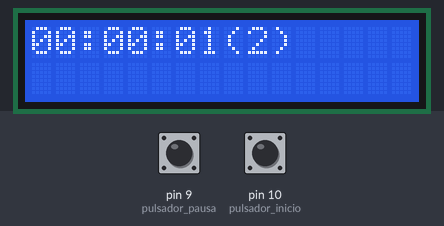
Simulated run of this sketch. Board: Arduino Uno, built with avr-gcc and run on an emulated ATmega328P. Shown: 16×2 character LCD. Inputs (shaded band) come from the test bench; at power-on: pin 10 (pulsador_inicio) LOW, pin 9 (pulsador_pausa) LOW.

Above: at 1.25 s.
1.3 s: pin 10 (pulsador_inicio) pulled HIGH for 0.15 s
At 1.55 s:
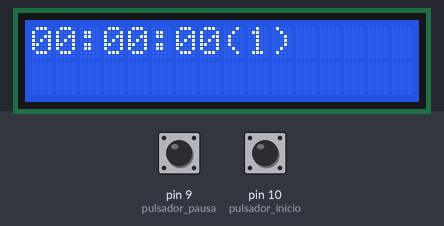
2.0 s: pin 9 (pulsador_pausa) pulled HIGH for 0.15 s
3.6 s: pin 9 (pulsador_pausa) pulled HIGH for 1 s
At 4.65 s:
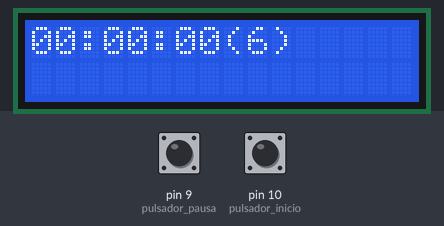
5.2 s: pin 10 (pulsador_inicio) pulled HIGH for 1 s
At 6.0 s:
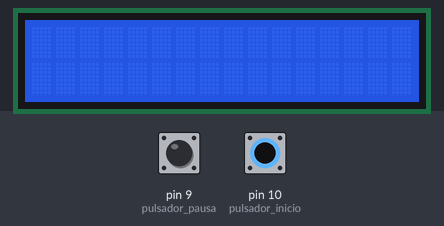
Timing chart, 0 to 7.8 s (numbered marks = the images above; inputs shaded):
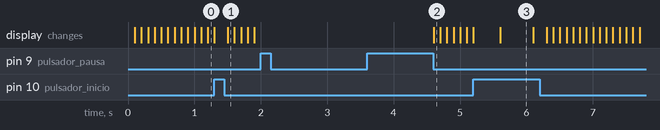

The sketch:

CronometroLCD.ino
```cpp
#include <LiquidCrystal.h>    // importa libreria

LiquidCrystal lcd(7, 6, 5, 4, 3, 2);  // pines RS, E, D4, D5, D6, D7 de modulo 1602A

// Variables para los cálculos internos del cronómetro
  int horas = 0;
  int minutos = 0;
  int segundos = 0;
  int decimas = 0;
  long milisegundos = 0;

  int pulsador_inicio = 10; // pulsador_inicio en PIN digital 10
  int pulsador_pausa = 9; // pulsador_pausa en PIN digital 9

void setup() {
  lcd.begin(16, 2);     // inicializa a display de 16 columnas y 2 lineas

}


void loop()
  {
    // Si presionamos el pulsador de inicio se pone todo a cero
    if(digitalRead(pulsador_inicio) == HIGH)
    {
      horas = 0;
      minutos = 0;
      segundos = 0;
      decimas = 0;
      lcd.clear();
    }

    // Si presionamos el pulsador de pausa se congela el tiempo hasta que lo volvamos a presionar
    if(digitalRead(pulsador_pausa) == HIGH)
    {
      delay(200);
      while(digitalRead(pulsador_pausa) == LOW);
      delay(200);
    }

    // Se cuentan los milisegundos transcurridos
    milisegundos = millis();

    // Si el tiempo transcurrido es mayor a una décima de segundo
    if(milisegundos % 100 == 0)
    {
      decimas++;
      // Si han pasado 10 décimas de segundo se cuenta un segundo
      if(decimas == 10)
      {
        decimas = 0;
        segundos++;
      }
      // Si han pasado 60 segundos se cuenta un minuto
      if(segundos == 60)
      {
        segundos = 0;
        minutos++;
      }
      // Si han pasado 60 minutos se cuenta una hora
      if(minutos == 60)
      {
        minutos = 0;
        horas++;
      }

      // Mostramos el tiempo a través del LCD
      lcd.setCursor(0,0);
      if(horas < 10)
      {
        lcd.print("0");
      }
      lcd.print(horas);
      lcd.print(":");
      lcd.setCursor(3,0);
      if(minutos < 10)
      {
        lcd.print("0");
      }
      lcd.print(minutos);
      lcd.print(":");
      lcd.setCursor(6,0);
      if(segundos < 10)
      {
        lcd.print("0");
      }
      lcd.print(segundos);
      lcd.print("(");
      lcd.setCursor(9,0);
      lcd.print(decimas);
      lcd.print(")");
    }
  }
```

Measured:
- after the input at 1.3 s, the display: first changes at once (image 1 shows a later state)
- after the input at 2.0 s, every drawn part: stays the same
- after the input at 3.6 s, the display: changes after 1.0 s (image 2)
- after the input at 5.2 s, the display: changes at once (image 3)
- what the display in image 3 shows lasts 0.5 s, from 5.6 s to 6.1 s
